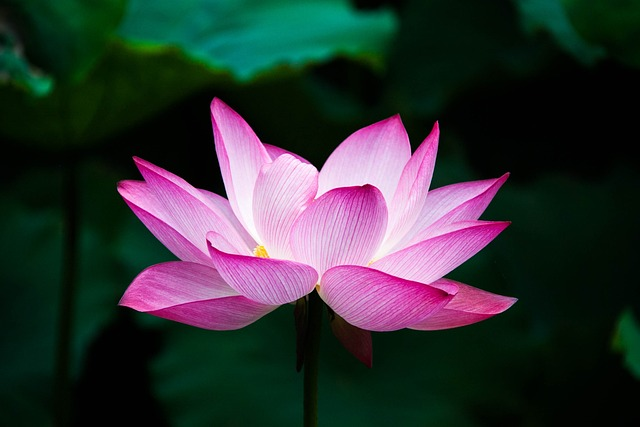
#> input picture opencv/Basics/이수안컴퓨터연구소/Images/flowers1.jpg, 640 x 427 px, found by its file name
$ jupyter execute --allow-errors 'OpenCV 히스토그램 Histogram.ipynb'
#> lines starting #> are read from the running program, lines starting #| are printed output that depends on the picture
[cell 1]
import numpy as np
import cv2
import matplotlib.pyplot as plt

## Histogram

- 이미지의 밝기의 분포를 그래프로 표현한 방식

- 이미지의 전체의 밝기 분포와 채도(밝고 어두움)을 알 수 있음

<sub>[이미지 출처] https://www.cambridgeincolour.com/tutorials/histograms1.htm</sub>

<br>

## 용어 설명

- BINS

  - 히스토그램 그래프의 X축의 간격
    위 그림의 경우에는 0 ~ 255를 표현하였기 때문에 BINS값은 256이 된다.
    BINS값이 16이면 0 ~ 15, 16 ~ 31..., 240 ~ 255와 같이 X축이 16개로 표현
    OpenCV에서는 BINS를 histSize 라고 표현

- DIMS

  - 이미지에서 조사하고자하는 값을 의미
    빛의 강도를 조사할 것인지, RGB값을 조사할 것인지를 결정

- RANGE

  - 측정하고자하는 값의 범위

<br>

- `cv2.calcHist()`

  - Parameters
    - `image` : 분석대상 이미지(uint8 or float32 type). Array형태.

    - `channels` : 분석 채널(X축의 대상)

      - 이미지가 graysacle이면 [0], color 이미지이면 [0],[0,1] 형태(1 : Blue, 2: Green, 3: Red)

    - `mask` : 이미지의 분석영역. None이면 전체 영역.

    - `histSize` : BINS 값. [256]

    - `ranges` : Range값. [0,256]

[cell 2]
img1 = cv2.imread('./flowers1.jpg', 0)
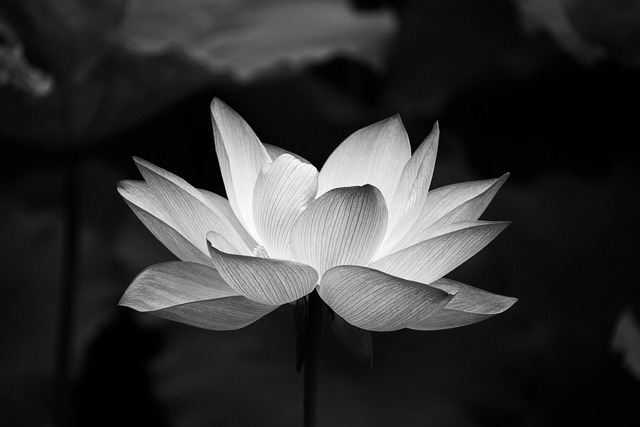
#> img1: shape (427, 640); min 0, max 255, mean 50.7
img2 = cv2.imread('./flowers2.jpg', 0)
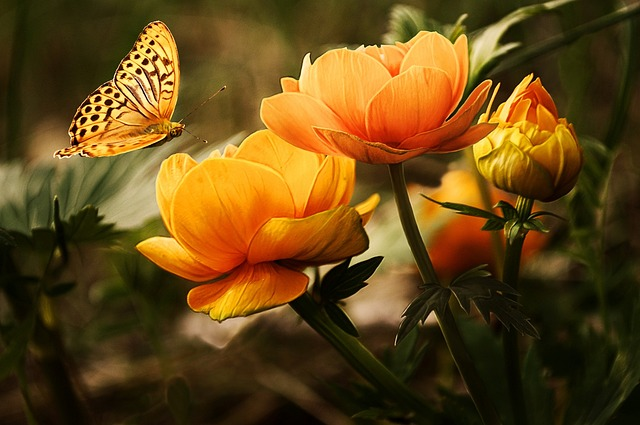
#> input picture opencv/Basics/이수안컴퓨터연구소/Images/flowers2.jpg, 640 x 425 px, found by its file name
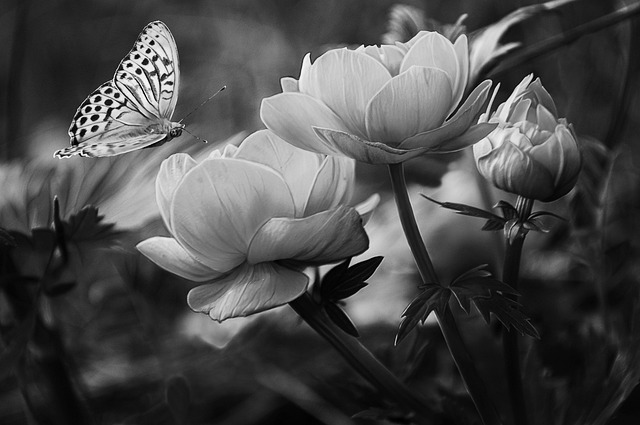
#> img2: shape (425, 640); min 0, max 255, mean 74.8

[cell 3]
hist1 = cv2.calcHist([img1], [0], None, [256], [0, 256])
#> hist1 = 256 values, max 19488 at index 1, min 7 at index 255, mean 1067.5
hist2 = cv2.calcHist([img2], [0], None, [256], [0, 256])
#> hist2 = 256 values, max 3909 at index 32, min 2 at index 255, mean 1062.5

[cell 4]
plt.figure(figsize=(12,8))
plt.subplot(2, 2, 1)
plt.imshow(img1, 'gray')
plt.title('flower1')

plt.subplot(2, 2, 2)
plt.imshow(img2, 'gray')
plt.title('flower2')

plt.subplot(2, 2, 3)
plt.plot(hist1, color='r')
plt.plot(hist2, color='y')
plt.xlim([0, 256])

plt.show()
#> figure, not shown here; panel 3: curve peaks at x = 1, y = 19488; panel 3: curve peaks at x = 32, y = 3909

## Mask를 적용한 히스토그램

[cell 5]
img = cv2.imread('./cat.jpg')
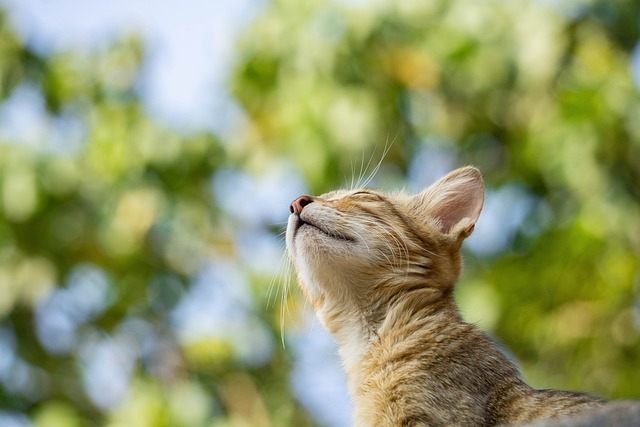
#> input picture opencv/Basics/이수안컴퓨터연구소/Images/cat.jpg, 640 x 427 px, found by its file name
#> img is the input picture: shape (427, 640, 3); mean B, G, R 106.8, 152.8, 145.6
img.shape

img = cv2.cvtColor(img, cv2.COLOR_BGR2RGB)

[cell 6]
mask = np.zeros(img.shape[:2], np.uint8)
mask[180: 400, 260:600] = 255

[cell 7]
masked_img = cv2.bitwise_and(img, img, mask=mask)
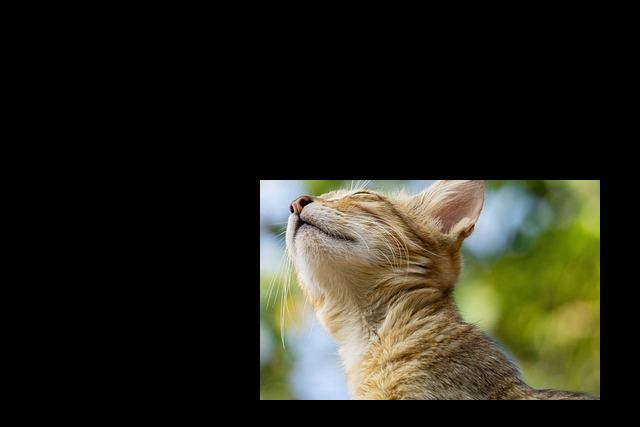
#> masked_img: shape (427, 640, 3); mean R, G, B 38.2, 37.4, 26

[cell 8]
hist_full = cv2.calcHist([img], [1], None, [256], [0, 256])
#> hist_full = 256 values, max 2190 at index 179, min 0 at index 242, mean 1067.5
hist_mask = cv2.calcHist([img], [1], mask, [256], [0, 256])
#> hist_mask = 256 values, max 789 at index 127, min 0 at index 242, mean 292.2

[cell 9]
plt.figure(figsize=(14, 14))
plt.subplot(221)
plt.imshow(img, 'gray')
plt.title('Original Image')

plt.subplot(222)
plt.imshow(mask, 'gray')
plt.title('Mask')

plt.subplot(223)
plt.imshow(masked_img, 'gray')
plt.title('Masked Image')

plt.subplot(224)
plt.title('Histogram')
plt.plot(hist_full, color='r')
plt.plot(hist_mask, color='b')
plt.xlim([0, 256])

plt.show()
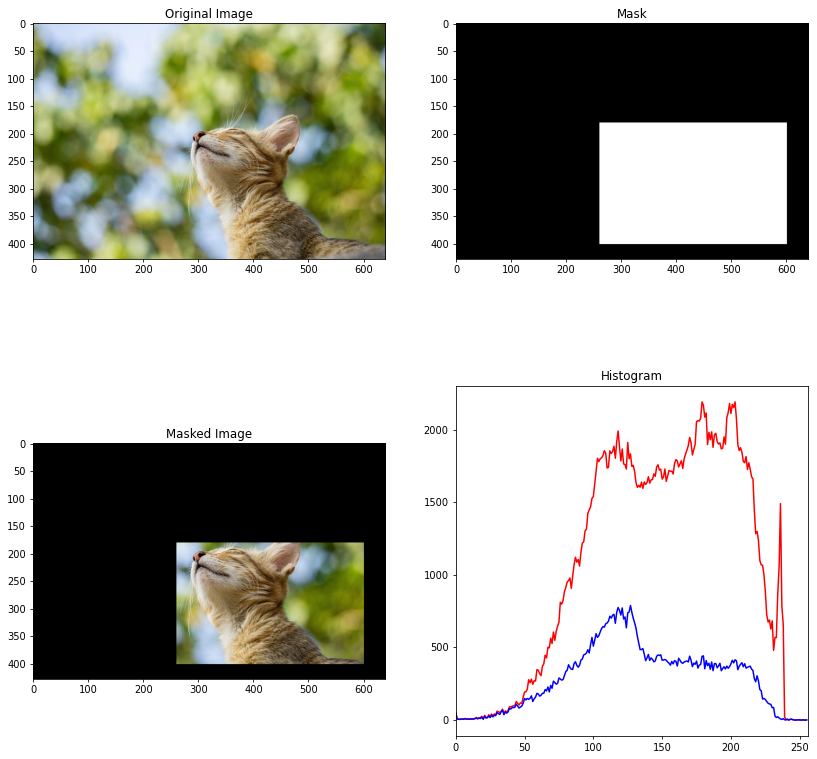
#> figure drawn by matplotlib, 4 panels; panel 4: curve peaks at x = 179, y = 2190; panel 4: curve peaks at x = 127, y = 789

## 히스토그램 평탄화

- 이미지의 히스토그램이 특정영역에 너무 집중되어 있으면 contrast가 낮아 좋은 이미지라고 할 수 없음

- 전체 영역에 골고루 분포가 되어 있을 때 좋은 이미지라고 할 수 있는데, 아래 히스토그램을 보면 좌측 처럼 특정 영역에 집중되어 있는 분포를 오른쪽 처럼 골고루 분포하도록 하는 작업을 Histogram Equalization 이라고 함

- (참고) 이론적인 방법

  - 이미지의 각 픽셀의 cumulative distribution function(cdf)값을 구하고 Histogram Equalization 공식에 대입하여 0 ~ 255 사이의 값으로 변환

  - 이렇게 새롭게 구해진 값으로 이미지를 표현하면 균일화된 이미지를 얻을 수 있음


  <sub>[이미지 출처] https://en.wikipedia.org/wiki/Histogram_equalization</sub>

[cell 10]
img = cv2.imread('./city.jpg', 0)
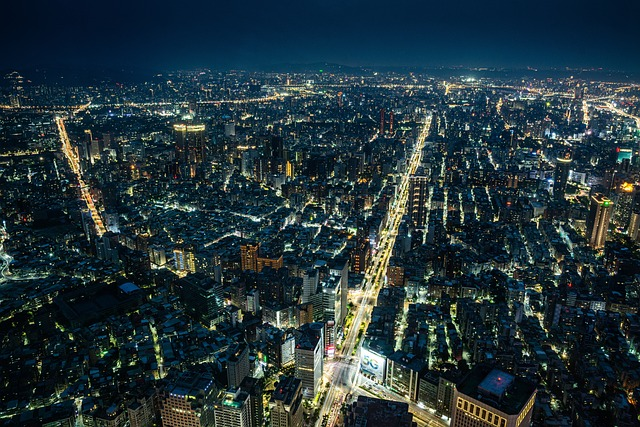
#> input picture opencv/Basics/이수안컴퓨터연구소/Images/city.jpg, 640 x 427 px, found by its file name
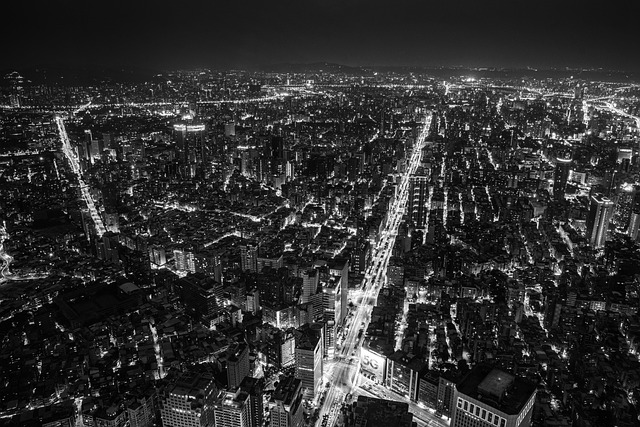
#> img: shape (427, 640); min 0, max 255, mean 48.5
img.shape
#> Out = (427, 640)

[cell 11]
hist, bins = np.histogram(img.flatten(), 256, [0, 256])
#> hist = 256 values, max 5972 at index 28, min 75 at index 247, mean 1067.5; bins = 257 values from 0 to 256

[cell 12]
cdf = hist.cumsum()
#> cdf = 256 values from 2377 to 273280

cdf_m = np.ma.masked_equal(cdf, 0)

[cell 13]
cdf_m = (cdf_m - cdf_m.min()) * 255 / (cdf_m.max() - cdf_m.min())

cdf = np.ma.filled(cdf_m, 0).astype('uint8')
#> cdf = 256 values from 0 to 255

[cell 14]
img2 = cdf[img]
#> img2: shape (427, 640)

plt.figure(figsize=(14, 10))
plt.subplot(121)
plt.imshow(img, 'gray')
plt.title('Original Image')

plt.subplot(122)
plt.imshow(img2, 'gray')
plt.title('Equalization')

plt.show()

- OpenCV 함수로 간단하게 처리

[cell 15]
img = cv2.imread('./city.jpg', 0)

[cell 16]
img2 = cv2.equalizeHist(img)

[cell 17]
plt.figure(figsize=(14, 10))
plt.subplot(121)
plt.imshow(img, 'gray')
plt.title('Original Image')

plt.subplot(122)
plt.imshow(img2, 'gray')
plt.title('Equalization')

plt.show()

## CLAHE (Contrast Limited Adaptive Histogram Equalization)

- 지금까지의 처리는 이미지의 전체적인 부분에 균일화를 적용

- 하지만 일반적인 이미지는 밝은 부분과 어두운 부분이 섞여 있기 때문에 전체에 적용하는 것은 그렇게 유용하지 않음


[cell 18]
img = cv2.imread('./keyboard.jpg', 0)
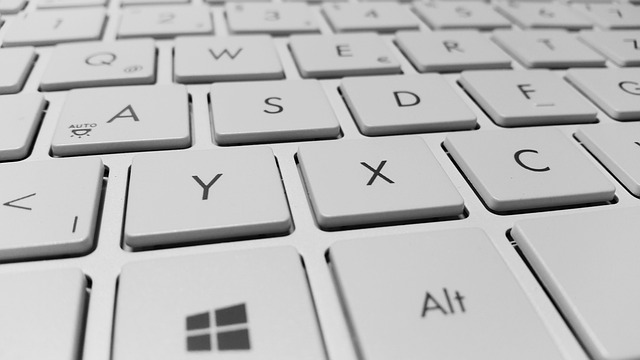
#> input picture opencv/Basics/이수안컴퓨터연구소/Images/keyboard.jpg, 640 x 360 px, found by its file name
#> img is the input picture: shape (360, 640); min 0, max 253, mean 188.2
img.shape
#> Out = (360, 640)

[cell 19]
img2 = cv2.equalizeHist(img)
#> img2: shape (360, 640)

[cell 20]
plt.figure(figsize=(14, 10))
plt.subplot(121)
plt.imshow(img, 'gray')
plt.title('Original Image')

plt.subplot(122)
plt.imshow(img2, 'gray')
plt.title('Equalization')

plt.show()

- 위 결과에서 주변의 어두운 부분은 균일화가 적용되어 밝아졌지만, 가운데 이미지는 너무 밝아져 경계선을 알아볼 수 없게 되어버림

- 이 문제를 해결하기 위해서 `adaptive histogram equalization`을 적용하게 됨
  - 즉, 이미지를 작은 title형태로 나누어 그 title안에서 Equalization을 적용하는 방식

  - 작은 영역이다 보니 작은 노이즈(극단적으로 어둡거나, 밝은 영역)가 있으면 이것이 반영이 되어 원하는 결과를 얻을 수 없게 됨

  - 이 문제를 피하기 위해서 `contrast limit`라는 값을 적용하여 이 값을 넘어가는 경우는 그 영역은 다른 영역에 균일하게 배분하여 적용

[cell 21]
img = cv2.imread('./keyboard.jpg', 0)

[cell 22]
clahe = cv2.createCLAHE(clipLimit=2.0, tileGridSize=(8, 8))
img2 = clahe.apply(img)
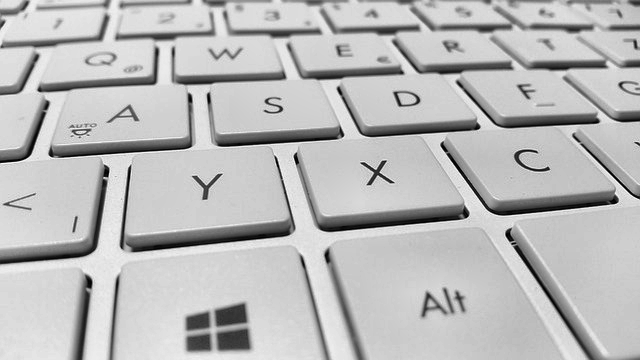
#> img2: shape (360, 640); min 1, max 254, mean 185.9

[cell 23]
plt.figure(figsize=(14, 10))
plt.subplot(121)
plt.imshow(img, 'gray')
plt.title('Original Image')

plt.subplot(122)
plt.imshow(img2, 'gray')
plt.title('Equalization')

plt.show()
